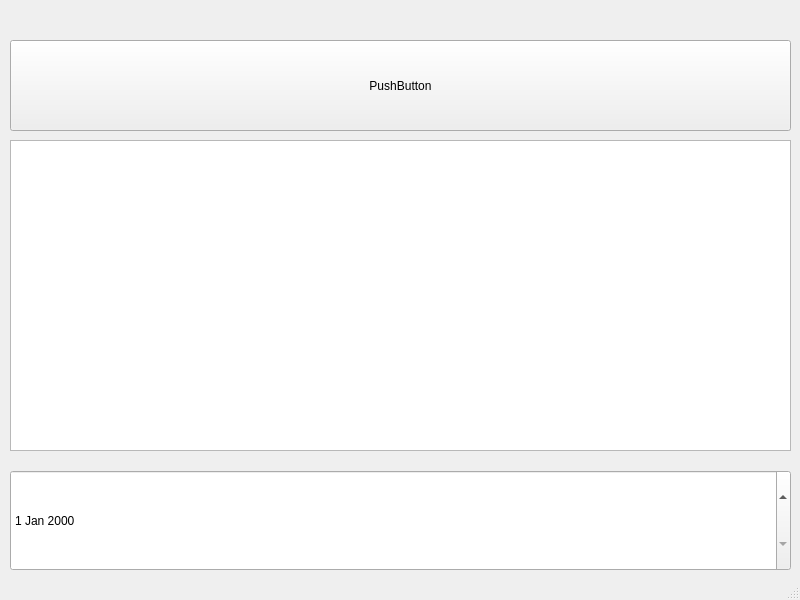
<?xml version="1.0" encoding="UTF-8"?>
<ui version="4.0">
 <class>MainWindow</class>
 <widget class="QMainWindow" name="MainWindow">
  <property name="geometry">
   <rect>
    <x>0</x>
    <y>0</y>
    <width>800</width>
    <height>600</height>
   </rect>
  </property>
  <property name="sizePolicy">
   <sizepolicy hsizetype="Fixed" vsizetype="Fixed">
    <horstretch>0</horstretch>
    <verstretch>0</verstretch>
   </sizepolicy>
  </property>
  <property name="minimumSize">
   <size>
    <width>800</width>
    <height>600</height>
   </size>
  </property>
  <property name="maximumSize">
   <size>
    <width>800</width>
    <height>600</height>
   </size>
  </property>
  <property name="windowTitle">
   <string>MainWindow</string>
  </property>
  <widget class="QWidget" name="centralwidget">
   <widget class="QPushButton" name="pushButton">
    <property name="geometry">
     <rect>
      <x>10</x>
      <y>40</y>
      <width>781</width>
      <height>91</height>
     </rect>
    </property>
    <property name="text">
     <string>PushButton</string>
    </property>
   </widget>
   <widget class="QPlainTextEdit" name="plainTextEdit">
    <property name="geometry">
     <rect>
      <x>10</x>
      <y>140</y>
      <width>781</width>
      <height>311</height>
     </rect>
    </property>
   </widget>
   <widget class="QDateEdit" name="dateEdit">
    <property name="geometry">
     <rect>
      <x>10</x>
      <y>470</y>
      <width>781</width>
      <height>101</height>
     </rect>
    </property>
   </widget>
  </widget>
  <widget class="QStatusBar" name="statusbar"/>
 </widget>
 <resources/>
 <connections/>
</ui>
